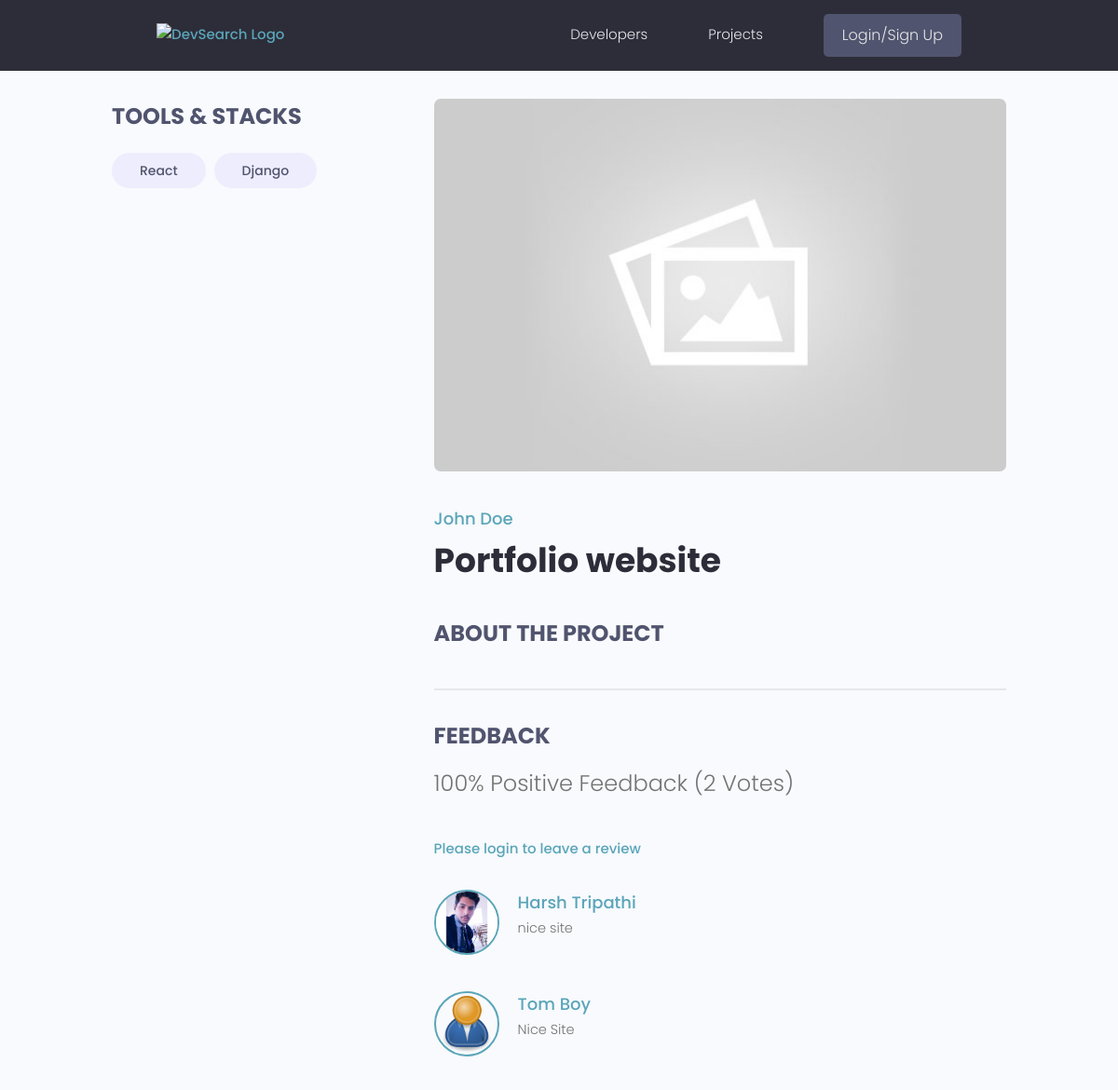
Page /projects/project/4d9d6a06-30c9-4276-b420-25f55cb9bdcf/ on the earlier database version.
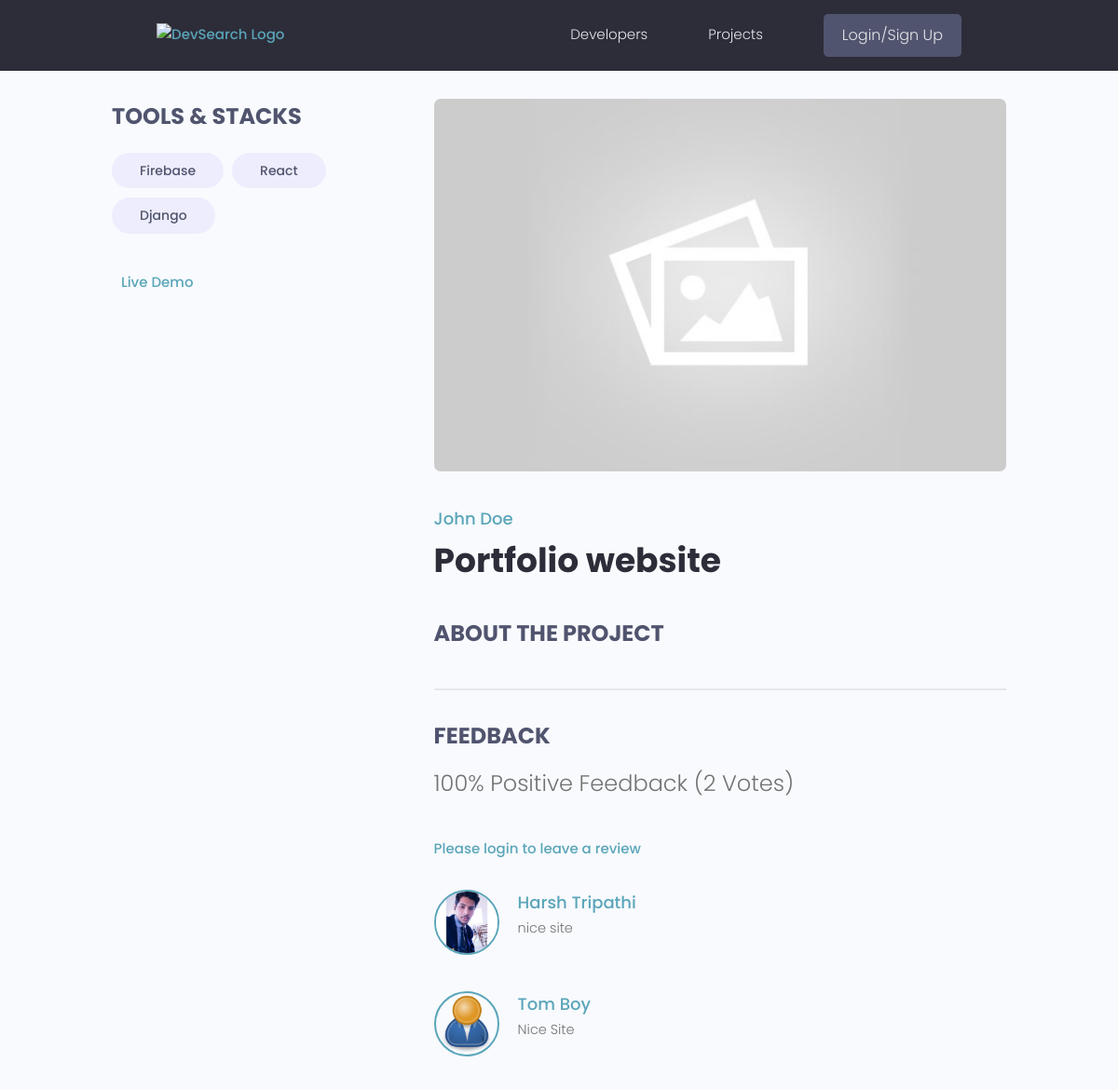
Same page on the later database version.
### projects/models.py (models this page shows, shortened)
class Tag(models.Model):
    name = models.CharField(max_length=200)
    created = models.DateTimeField(auto_now_add=True)
    id = models.UUIDField(default=uuid.uuid4, unique=True, primary_key=True,editable=False)
    def __str__(self):
        return self.name

class Review(models.Model):
    VOTE_TYPE =  (
        ('up', 'Up Vote'),
        ('down', 'Down Vote'),
    )
    owner = models.ForeignKey(Profile, on_delete=models.CASCADE, null=True)
    project = models.ForeignKey(Project, on_delete=models.CASCADE)
    body = models.TextField(null=True, blank=True)
    value = models.TextField(max_length=200, choices=VOTE_TYPE)
    created = models.DateTimeField(auto_now_add=True)
    id = models.UUIDField(default=uuid.uuid4, unique=True, primary_key=True,editable=False)
    class Meta:
        unique_together = [['owner', 'project']]

### users/models.py (models this page shows, shortened)
class Profile(models.Model):
    user  = models.OneToOneField(User, on_delete=models.CASCADE, null=True,blank=True)
    name = models.CharField(max_length=200, blank=True, null=True)
    email = models.EmailField(max_length=500, blank=True, null=True)
    username = models.CharField(max_length=200,blank=True,null=True)
    location = models.CharField(max_length=200,blank=True,null=True)
    short_intro = models.CharField(max_length=200,blank=True,null=True)
    bio = models.TextField(blank=True, null=True)
    profile_image = models.ImageField(null=True,blank=True,upload_to='profiles/', default="profiles/user_default.png")
    social_github = models.CharField(max_length=800, blank=True, null=True)
    social_twitter = models.CharField(max_length=800, blank=True, null=True)
    social_linkedin = models.CharField(max_length=800, blank=True, null=True)
    social_website = models.CharField(max_length=800, blank=True, null=True)
    created = models.DateTimeField(auto_now_add=True)
    id = models.UUIDField(default=uuid.uuid4, unique=True, primary_key=True,editable=False)
    class Meta:
        ordering = ["created"]
    @property
    def imageURL(self):
        try:
            url = self.profile_image.url
        except:
            url = ""
        return url

### projects/views.py (the view, shortened to what this page needs)
# urls.py: path('project/<str:pk>/', views.getProject),
def project(request, pk):
     projectObj = Project.objects.get(id=pk)
     form = ReviewForm()
     context = {'project': projectObj, 'form': form}
     return render(request, 'projects/single-project.html', context)

### projects/models.py (called while the page is built)
    @property
    def imageURL(self):
        try:
            url = self.featured_image.url
        except:
            url = ""
        return url

    @property
    def reviewers(self):
        queryset = self.review_set.all().values_list('owner__id', flat=True)
        return queryset

### projects/templates/projects/single-project.html (shortened to what this page needs)
{% extends 'main.html' %}
{% block content %}
<main class="singleProject my-md">
    <div class="container">
        <div class="layout">
            <div class="column column--1of3">
                <h3 class="singleProject__subtitle">Tools & Stacks</h3>
                <div class="singleProject__toolStack">
                    {% for tag in project.tags.all %}
                    <span class="tag tag--pill tag--sub tag--lg">
                        <small>{{tag}}</small>
                    </span>
                    {% endfor %}
                </div>
                {% if project.demo_link %}
                <a class="singleProject__liveLink" href="{{project.demo_link}}" target="_blank">Live Demo
                </a>
                {% endif %}
            </div>
            <div class="column column--2of3">
                <img class="singleProject__preview" src="{{ project.imageURL}}" alt="portfolio thumbnail" />
                <a href="{% url 'user-profile' project.owner.id %}"
                    class="singleProject__developer">{{project.owner.name}} </a>
                <h2 class="singleProject__title">{{project.title}}</h2>
                <h3 class="singleProject__subtitle">About the Project</h3>
                <div class="comments">
                    <h3 class="singleProject__subtitle">Feedback</h3>
                    <h5 class="project--rating">
                        {{project.vote_ratio}}% Positive Feedback ({{project.vote_total}}
                        Vote{{project.vote_total|pluralize:"s"}})
                    </h5>
                    {% if request.user.profile.id in project.reviewers %}
                    <p>You have already submitted your review for this project</p>
                    {% elif request.user.profile == project.owner %}
                    <p>You cannot review your own work</p>
                    {% else %}
                    <a href="{% url 'login' %}?next={{request.path}}">Please login to leave a review</a>
                    {% endif %}
                    <div class="commentList">
                        {% for review in project.review_set.all %}
                        {% if review.body %}
                        <div class="comment">
                            <a href="{% url 'user-profile' review.owner.id %}" >
                                <img class="avatar avatar--md" src="{{review.owner.imageURL}}" alt="user" />
                            </a>
                            <div class="comment__details">
                                <a href="{% url 'user-profile' review.owner.id %}"
                                    class="comment__author">{{review.owner.name}}</a>
                                <p class="comment__info">{{review.body|linebreaksbr}}</p>
                            </div>
                        </div>
                        {% endif %}
                        {% endfor %}
                    </div>
                </div>
            </div>
        </div>
    </div>
</main>
{% endblock %}

Differences in the rows shown:
added Tag: name "Firebase"
Other differences:
text now shown: "Live Demo"
